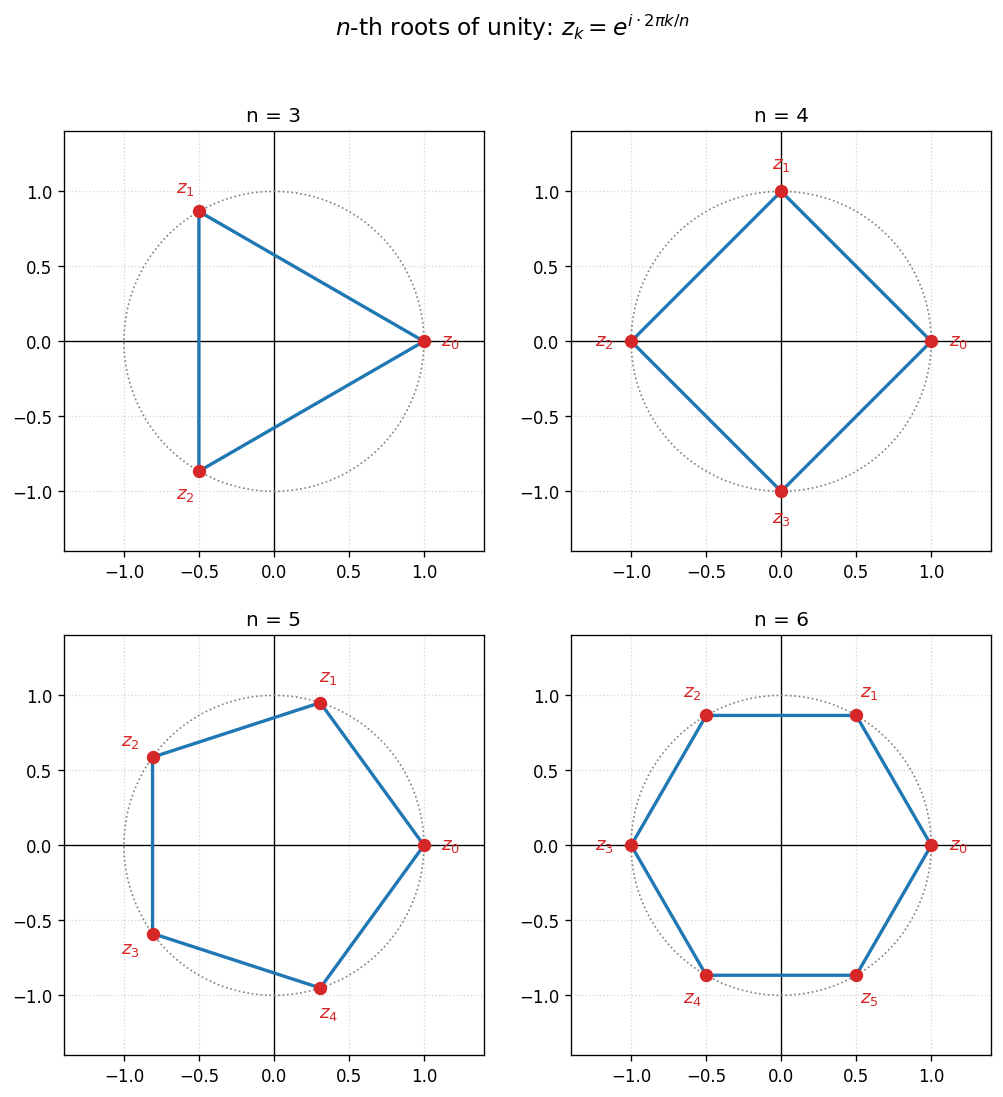

Generate this figure with Python:
"""fig13 — n-th roots of unity as regular n-gons for n = 3, 4, 5, 6."""
import numpy as np
import matplotlib.pyplot as plt

fig, axes = plt.subplots(2, 2, figsize=(10, 10))
fig.suptitle(r"$n$-th roots of unity: $z_k = e^{i \cdot 2\pi k / n}$", fontsize=14)

t = np.linspace(0, 2 * np.pi, 400)

for ax, n in zip(axes.flat, [3, 4, 5, 6]):
    ax.set_xlim(-1.4, 1.4)
    ax.set_ylim(-1.4, 1.4)
    ax.set_aspect("equal")
    ax.grid(True, linestyle=":", alpha=0.5)
    ax.axhline(0, color="black", lw=0.8)
    ax.axvline(0, color="black", lw=0.8)
    ax.plot(np.cos(t), np.sin(t), color="gray", lw=1, linestyle=":")
    ax.set_title(f"n = {n}")

    pts = [np.exp(1j * 2 * np.pi * k / n) for k in range(n)]
    xs = [p.real for p in pts] + [pts[0].real]
    ys = [p.imag for p in pts] + [pts[0].imag]
    ax.plot(xs, ys, color="C0", lw=2)
    for k, p in enumerate(pts):
        ax.plot(p.real, p.imag, "o", color="C3", markersize=7)
        ax.text(1.18 * p.real, 1.18 * p.imag, f"$z_{{{k}}}$",
                color="C3", fontsize=11, ha="center", va="center")

from pathlib import Path
out = Path(__file__).parent / "fig13_roots_of_unity.png"
fig.savefig(out, dpi=120, bbox_inches="tight")
print(f"saved → {out}")
plt.show()
